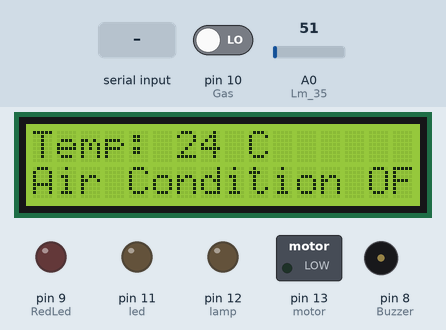
Bench run of a sketch on a simulated Arduino Uno, built with avr-gcc and run on an emulated ATmega328P. Parts: 16×2 character LCD, switched loads named in the sketch (green lamp = pin HIGH), output pins drawn as LEDs (lit = HIGH), buzzer (waves = sounding, pin HIGH). Inputs (shaded band) come from the test bench; at power-on: pin 10 (Gas) LOW, A0 (Lm_35) = 51.

Above: at 2.0 s.
2.1 s: pin 10 (Gas) driven HIGH
At 2.9 s:
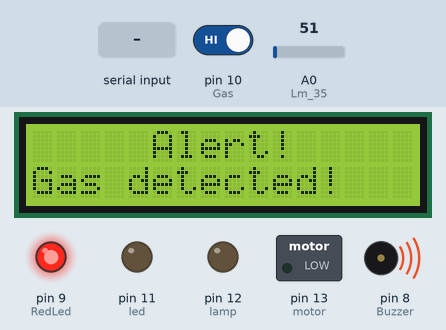
4.0 s: pin 10 (Gas) driven LOW
At 4.2 s:
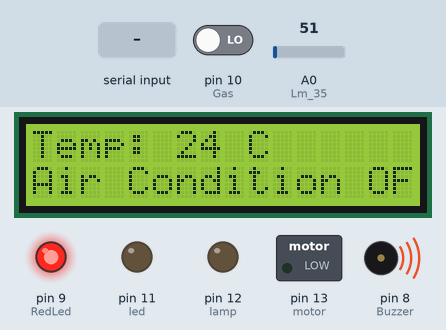
6.3 s: A0 (Lm_35) set to 54
At 6.66 s:
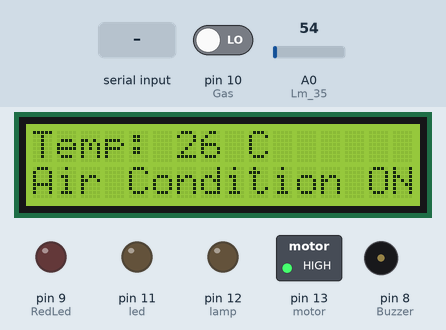
8.7 s: byte 30 (30) received over Serial
At 9.11 s:
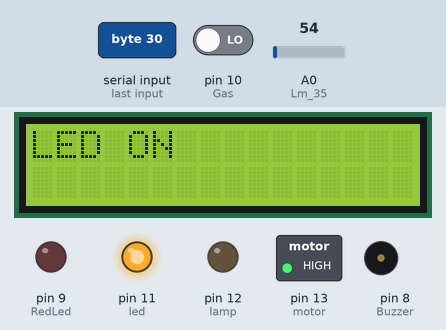
11.2 s: byte 17 (17) received over Serial
At 11.56 s:
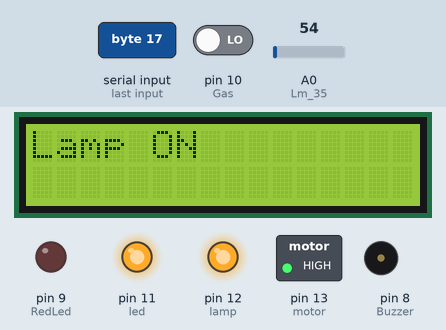
13.6 s: "D" received over Serial
At 14.01 s:
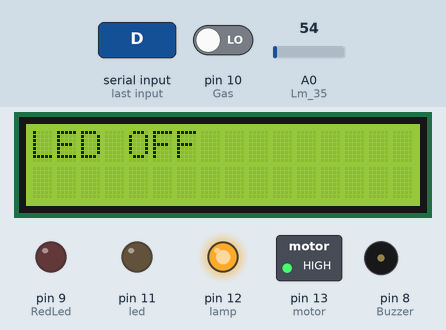
Timing chart, 0 to 16.6 s (numbered marks = the images above; inputs shaded):
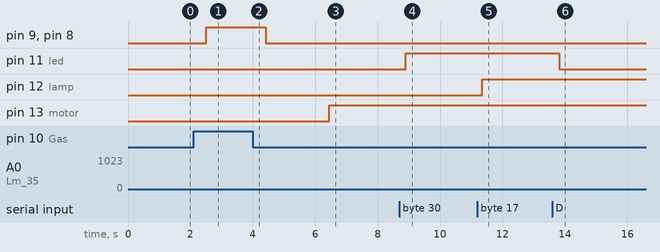

The sketch:

smart_home.a.ino
```cpp
#include <LiquidCrystal.h>
LiquidCrystal lcd(2,3,4,5,6,7);

int const Gas    = 10; // Gas sensor pin
int const Lm_35  = A0; // LM35 sensor pin
int const RedLed = 9;
int const Buzzer = 8;
int const led =  11;
int const lamp = 12;
int const motor =13;

int dataBlu; // Use char to store incoming data

void setup() {
  Init();
  Serial.begin(9600);
  lcd.print("Welcome Marwan");
  lcd.setCursor(0, 1);
  lcd.print("SMART_HOME_IEEE");
  delay(800);
  lcd.clear();


}

void loop() {
  if (Serial.available() > 0) {
    dataBlu = Serial.read(); // Read as char


    lcd.clear();


    // Process received commands
    switch(dataBlu) {
      case 30: // Turn LED ON
        digitalWrite(led, HIGH);
        lcd.clear();
        lcd.print("LED ON ");
        delay(400);
        lcd.clear();

        break;
      case 68: // Turn LED OFF
        digitalWrite(led, LOW);
        lcd.clear();
        lcd.print("LED OFF ");
        delay(400);
        lcd.clear();

        break;
      case 17: // Lamp ON
        digitalWrite(lamp, HIGH);
        lcd.clear();
        lcd.print("Lamp ON ");
        delay(400);
        lcd.clear();
        break;
      case 61: // Lamp OFF
        digitalWrite(lamp, LOW);
        lcd.clear();
        lcd.print("Lamp OFF ");
        delay(400);
        lcd.clear();
        break;
      case 15: // Motor ON
        digitalWrite(motor, HIGH);
        lcd.clear();
        lcd.print("Air Condition ON ");
        delay(400);
        lcd.clear();
        break;
      case 248: // Motor OFF
        digitalWrite(motor, LOW);
        lcd.clear();
        lcd.print("Air Condition OFF ");
        delay(400);
        lcd.clear();
        break;
      default:

        break;
    }
  // Display received message for 1 second
    lcd.clear();
  }

  temperture_sensor();
  gas_sensor();
}

void Init() {
  lcd.begin(16,2);
  pinMode(Gas, INPUT);
  pinMode(Lm_35, INPUT);
  pinMode(RedLed, OUTPUT);
  pinMode(Buzzer, OUTPUT);
  pinMode(led, OUTPUT);
  pinMode(lamp, OUTPUT);
  pinMode(motor, OUTPUT);
  // Initialize all to LOW
  digitalWrite(led, LOW);
  digitalWrite(lamp, LOW);
  digitalWrite(motor, LOW);
}

void temperture_sensor() {
  int num = analogRead(Lm_35);
  float v = num * (5.0 / 1023.0);
  float c = v * 100;
  lcd.setCursor(0,0);
  lcd.print("Temp: ");
  lcd.print((int)c);
  lcd.print(" C");

  if(c>25)
  {
    digitalWrite(motor, HIGH);
    lcd.setCursor(0,1);
    lcd.print("Air Condition ON ");
  }
  else
  {
    lcd.setCursor(0,1);
    lcd.print("Air Condition OFF ");
  }
  delay(400); // Reduced delay for responsiveness
  lcd.clear();
}

 void gas_sensor()
 {

    if(digitalRead(Gas) ){
        lcd.setCursor(0,0);
        lcd.print("     Alert!");
        lcd.setCursor(0,1);
        lcd.print("Gas detected!");
        digitalWrite(RedLed , HIGH);
        digitalWrite(Buzzer, HIGH);
        while(digitalRead(Gas));
      }
    else{
      digitalWrite(RedLed , LOW);
      digitalWrite(Buzzer, LOW);
    }
//    delay(100);
    lcd.clear();
 }
```

Measured:
- the behaviour switches between 51 and 52 on A0 (Lm_35) (found by bisection; images 2 and 3)
- after the input at 2.1 s, pin 9 (RedLed), pin 8 (Buzzer): LOW → HIGH after 0.40 s; the display: changes after 0.40 s (image 1)
- after the input at 4.0 s, pin 9 (RedLed), pin 8 (Buzzer): HIGH → LOW after 0.41 s; the display: first changes at once (image 2 shows a later state)
- after the input at 6.3 s, pin 13 (motor): LOW → HIGH after 0.16 s; the display: first differs from a run without the input after 0.16 s (image 3)
- after the input at 8.7 s, pin 11 (led): LOW → HIGH after 0.21 s; the display: first differs from a run without the input after 0.21 s (image 4)
- after the input at 11.2 s, pin 12 (lamp): LOW → HIGH after 0.16 s; the display: first differs from a run without the input after 0.16 s (image 5)
- after the input at 13.6 s, pin 11 (led): HIGH → LOW after 0.21 s; the display: first differs from a run without the input after 0.22 s (image 6)
